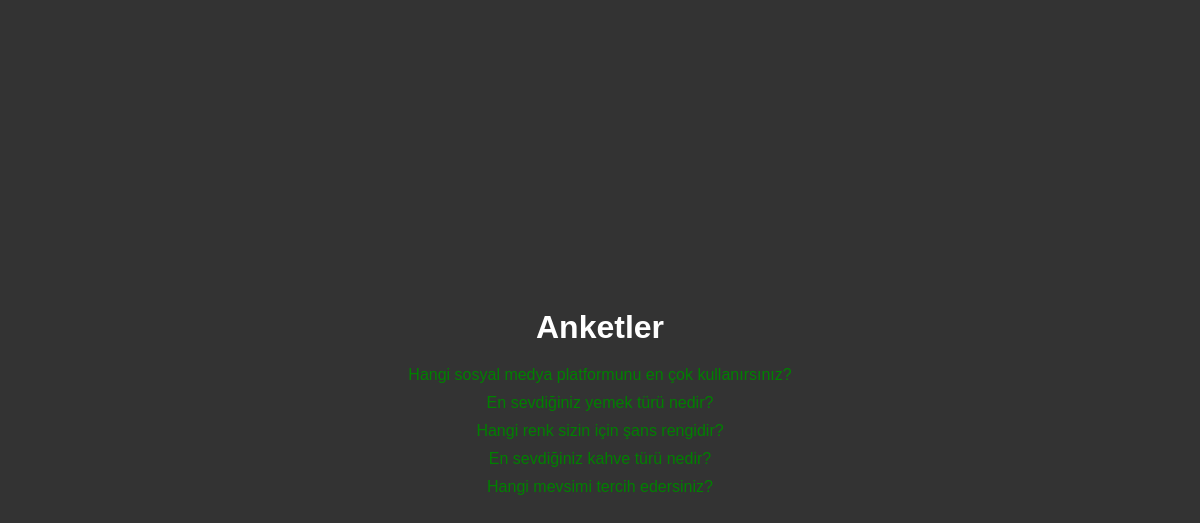
Screenshot of /polls/ with the database file from the repository.
### polls/models.py (models this page shows, shortened)
class Question(models.Model):
    question_text = models.CharField(max_length=200)
    pub_date = models.DateTimeField("date published")

### polls/views.py (the view)
# urls.py: path("", views.IndexView.as_view(), name="index"),
class IndexView(generic.ListView):
    template_name = "polls/index.html"
    context_object_name = "latest_question_list"
    def get_queryset(self):
        return Question.objects.filter(pub_date__lte=timezone.now()).order_by("-pub_date")[:5]

### polls/templates/polls/index.html
{% load static %}
<link rel="stylesheet" href="{% static 'polls/style.css' %}">
<div class="container">
    <h1>Anketler</h1>
    {% if latest_question_list %}
        <ul>
        {% for question in latest_question_list %}
            <li><a href="/polls/{{ question.id }}/">{{ question.question_text }}</a></li>
        {% endfor %}
        </ul>
    {% else %}
        <p>Anket bulunamadı.</p>
    {% endif %}
</div>

### polls/static/polls/style.css (style rules this page uses)
li a { color: green; }
.container { max-width: 800px; width: 100%; padding: 20px; text-align: center; }
ul { list-style-type: none; padding: 0; }
li { margin: 10px 0; }
a { color: lightblue; text-decoration: none; }
h1 { color: white; margin-bottom: 20px; }

### rows the page displays
Question: question_text "Hangi sosyal medya platformunu en çok kullanırsınız?"
Question: question_text "En sevdiğiniz yemek türü nedir?"
Question: question_text "Hangi renk sizin için şans rengidir?"
Question: question_text "En sevdiğiniz kahve türü nedir?"
Question: question_text "Hangi mevsimi tercih edersiniz?"
